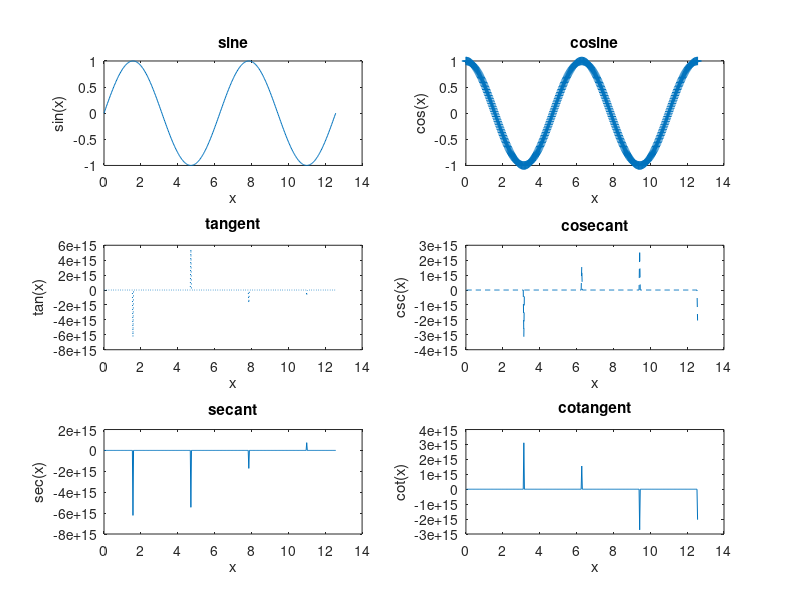

MATLAB code for this plot:
x=0:0.01*pi :4*pi;
y1=sin(x);y2=cos(x); y3=tan(x); y4=csc(x);y5=sec(x);y6=cot(x);
subplot(3,2,1)
plot(x,y1); xlabel('x');ylabel('sin(x)');title('sine');
subplot(3,2,2)
plot(x,y2,'+'); xlabel('x');ylabel('cos(x)');title('cosine');
subplot(3,2,3)
plot(x,y3,':'); xlabel('x');ylabel('tan(x)');title('tangent');
subplot(3,2,4)
plot(x,y4,'--'); xlabel('x');ylabel('csc(x)');title('cosecant');
subplot(3,2,5)
plot(x,y5); xlabel('x');ylabel('sec(x)');title('secant');
subplot(3,2,6)
plot(x,y6); xlabel('x');ylabel('cot(x)');title('cotangent');
